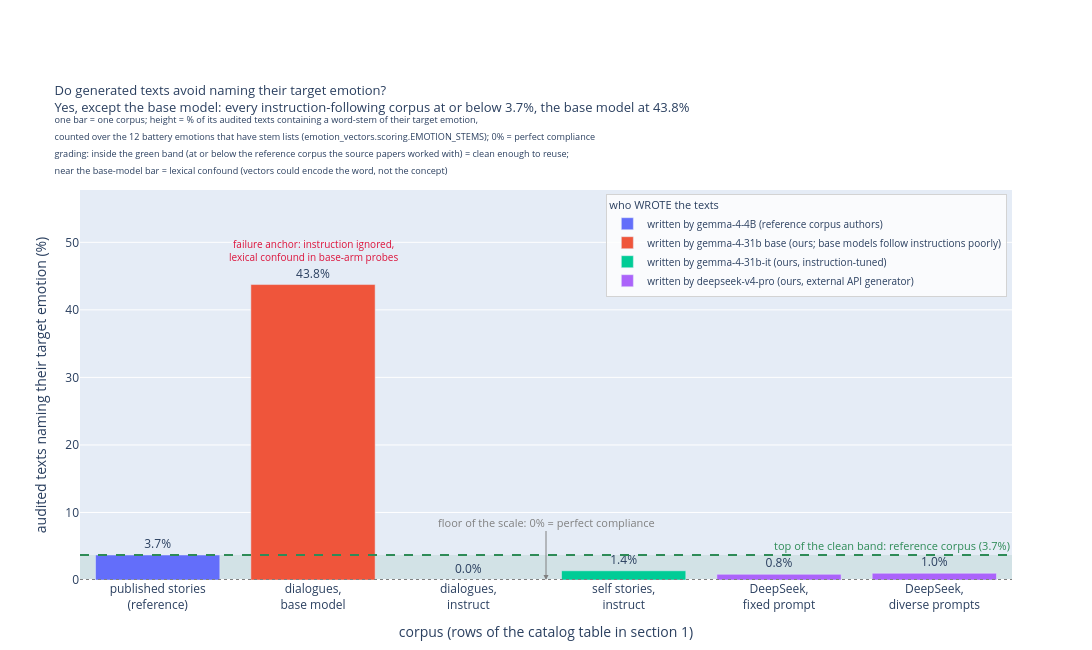

Here is the notebook cell this chart was saved with:
### Markdown cell above
<a id="2"></a>

## 2. Do the generated texts avoid naming their target emotion?

Every corpus above was generated with an instruction of the form "write a story where the
character feels this way, without naming the emotion". If a text names its emotion anyway, then
a probe fitted on that corpus can succeed by picking up the word, and its success would say
nothing about whether the model represents the feeling. That failure mode is called *leakage*,
and this section measures it corpus by corpus.

The measurement uses the same word-stem lists the scoring pipeline uses
(`emotion_vectors.scoring.EMOTION_STEMS`), so this audit and the probe experiments agree on what
"naming the emotion" means. Only the battery emotions have stem lists, so a corpus covering more
emotions than the battery is audited on the battery subset of its texts; the cell below prints
that arithmetic explicitly, because the audit denominator is smaller than the corpus size in
section 1 and the difference is easy to mistake for a contradiction.

### Code cell
# section 2 is load-call-show: leakage per corpus, colored by who WROTE the texts, with
# the reference-corpus level and the 0% floor drawn as the grading band
from emotion_vectors.corpora_report import s2_leakage_figure

fig_s2, s2_stats = s2_leakage_figure(ctx)
fig_s2.show()
print("\n".join(s2_stats["lines"]))

# DENOMINATOR CROSS-CHECK (keep this block): section 1 counted the whole reference corpus,
# section 2 audits only its battery subset. Print the arithmetic that connects the two
# numbers, so a reader comparing them does not read a contradiction into the report.
reference_leaked, reference_audited = s2_stats["audited"][reference.label]
texts_per_emotion = reference.n_texts // reference.n_groups
assert s2_stats["n_battery_emotions"] * texts_per_emotion == reference_audited, (
    "the audited denominator is not the battery subset of the reference corpus"
)
print(
    f"\ndenominator cross-check: the reference corpus holds {reference.n_texts:,} texts over"
    f" {reference.n_groups} emotions ({texts_per_emotion} per emotion), but only the"
    f" {s2_stats['n_battery_emotions']} battery emotions have stem lists, so the audit"
    f" denominator is {s2_stats['n_battery_emotions']} x {texts_per_emotion} ="
    f" {reference_audited}, not {reference.n_texts:,}"
)

### Figure 1 — Plotly figure (JSON) as saved in the notebook; plotly's stock layout.template omitted (floating-point values rounded to 4 significant figures)
{"data": [{"customdata": [["published stories (reference)", 4, 108]], "hovertemplate": "%{customdata[0]}<br>%{customdata[1]} of %{customdata[2]} audited texts name their target emotion (%{y:.2f}%)<extra></extra>", "marker": {"color": "#636EFA"}, "name": "written by gemma-4-4B (reference corpus authors)", "text": ["3.7%"], "textposition": "outside", "type": "bar", "x": ["published stories<br>(reference)"], "y": [3.704]}, {"customdata": [["dialogues, base model", 84, 192]], "hovertemplate": "%{customdata[0]}<br>%{customdata[1]} of %{customdata[2]} audited texts name their target emotion (%{y:.2f}%)<extra></extra>", "marker": {"color": "#EF553B"}, "name": "written by gemma-4-31b base (ours; base models follow instructions poorly)", "text": ["43.8%"], "textposition": "outside", "type": "bar", "x": ["dialogues,<br>base model"], "y": [43.75]}, {"customdata": [["dialogues, instruct", 0, 192], ["self stories, instruct", 42, 3072]], "hovertemplate": "%{customdata[0]}<br>%{customdata[1]} of %{customdata[2]} audited texts name their target emotion (%{y:.2f}%)<extra></extra>", "marker": {"color": "#00CC96"}, "name": "written by gemma-4-31b-it (ours, instruction-tuned)", "text": ["0.0%", "1.4%"], "textposition": "outside", "type": "bar", "x": ["dialogues,<br>instruct", "self stories,<br>instruct"], "y": [0.0, 1.367]}, {"customdata": [["DeepSeek, fixed prompt", 26, 3070], ["DeepSeek, diverse prompts", 123, 12262]], "hovertemplate": "%{customdata[0]}<br>%{customdata[1]} of %{customdata[2]} audited texts name their target emotion (%{y:.2f}%)<extra></extra>", "marker": {"color": "#AB63FA"}, "name": "written by deepseek-v4-pro (ours, external API generator)", "text": ["0.8%", "1.0%"], "textposition": "outside", "type": "bar", "x": ["DeepSeek,<br>fixed prompt", "DeepSeek,<br>diverse prompts"], "y": [0.8469, 1.003]}], "layout": {"annotations": [{"font": {"color": "seagreen", "size": 11}, "showarrow": false, "text": "top of the clean band: reference corpus (3.7%)", "x": 1, "xanchor": "right", "xref": "x domain", "y": 3.704, "yanchor": "bottom", "yref": "y"}, {"arrowcolor": "gray", "arrowhead": 2, "arrowwidth": 1, "ax": 0, "ay": -58, "font": {"color": "gray", "size": 11}, "showarrow": true, "text": "floor of the scale: 0% = perfect compliance", "x": 0.5, "xref": "paper", "y": 0, "yref": "y"}, {"font": {"color": "crimson", "size": 10}, "showarrow": false, "text": "failure anchor: instruction ignored,<br>lexical confound in base-arm probes", "x": "dialogues,<br>base model", "y": 43.75, "yshift": 34}], "height": 650, "legend": {"bgcolor": "rgba(255,255,255,0.80)", "bordercolor": "lightgray", "borderwidth": 1, "font": {"size": 10}, "orientation": "v", "title": {"font": {"size": 11}, "text": "who WROTE the texts"}, "x": 0.995, "xanchor": "right", "y": 0.99, "yanchor": "top"}, "margin": {"b": 70, "t": 190}, "shapes": [{"fillcolor": "seagreen", "layer": "below", "line": {"width": 0}, "opacity": 0.1, "type": "rect", "x0": 0, "x1": 1, "xref": "x domain", "y0": 0, "y1": 3.704, "yref": "y"}, {"line": {"color": "seagreen", "dash": "dash"}, "type": "line", "x0": 0, "x1": 1, "xref": "x domain", "y0": 3.704, "y1": 3.704, "yref": "y"}, {"line": {"color": "gray", "dash": "dot"}, "type": "line", "x0": 0, "x1": 1, "xref": "x domain", "y0": 0, "y1": 0, "yref": "y"}], "title": {"font": {"size": 13}, "text": "Do generated texts avoid naming their target emotion?<br>Yes, except the base model: every instruction-following corpus at or below 3.7%, the base model at 43.8%<br><sup>one bar = one corpus; height = % of its audited texts containing a word-stem of their target emotion,<br>counted over the 12 battery emotions that have stem lists (emotion_vectors.scoring.EMOTION_STEMS); 0% = perfect compliance</sup><br><sup>grading: inside the green band (at or below the reference corpus the source papers worked with) = clean enough to reuse;<br>near the base-model bar = lexical confound (vectors could encode the word, not the concept)</sup>"}, "width": 1120, "xaxis": {"tickangle": 0, "title": {"text": "corpus (rows of the catalog table in section 1)"}}, "yaxis": {"range": [0, 57.75], "title": {"text": "audited texts naming their target emotion (%)"}}}}
